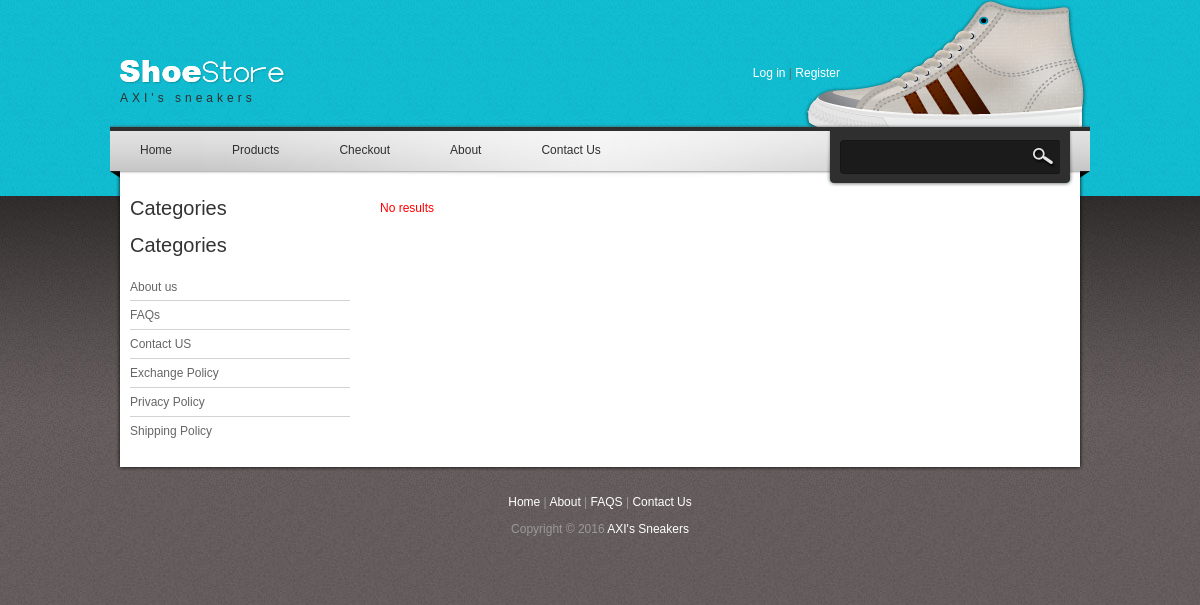
Before: /webpages/admin/reports/departmentsreport.php with the older database file.
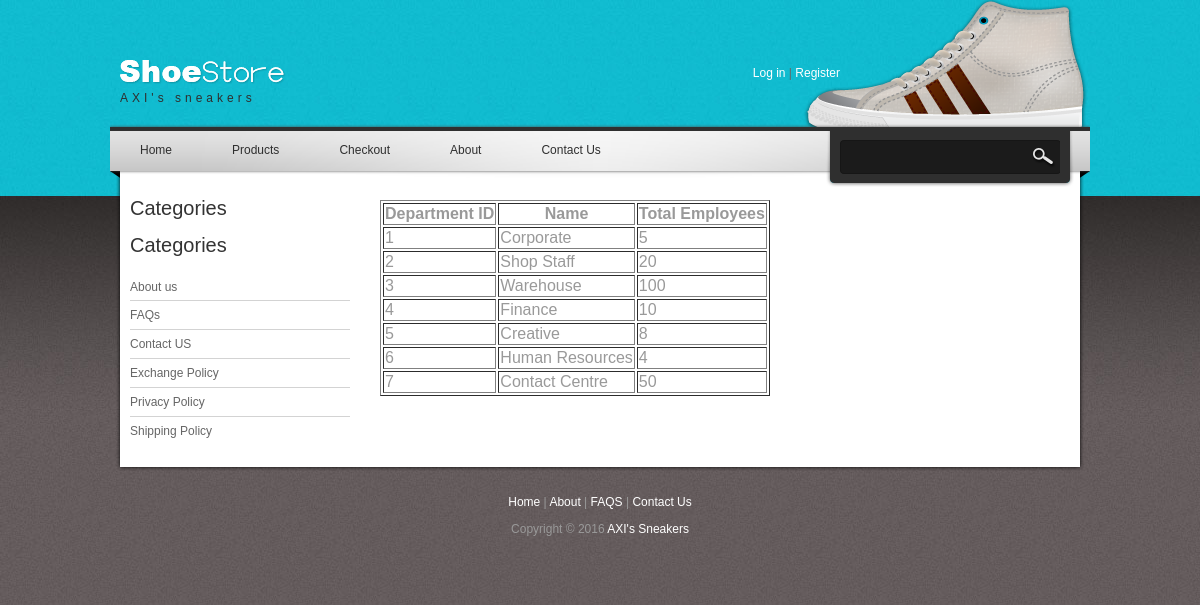
After: the same page with the newer database file.
### tables this page shows
CREATE TABLE IF NOT EXISTS `departments` (
  `DepartmentID` int(11) NOT NULL AUTO_INCREMENT,
  `DepartmentName` varchar(25) NOT NULL,
  `TotalEmployees` int(11) NOT NULL,
  PRIMARY KEY (`DepartmentID`)
);

### configuration/session.php (called while the page is built, shortened)
<?php
    include "config.php";
    $checkAccount = $_SESSION["loggedIn"];
    $sessionSQL = mysqli_query($conn,"select UserID, AccountType from users where UserName = '$checkAccount'");
    $row = mysqli_fetch_array($sessionSQL,MYSQLI_ASSOC);
    $accType = $row["AccountType"];
?>

### classes/SqlFunctions.php (the view, shortened to what this page needs)
<?php
class SqlFunctions
{
    public function departmentsReport($conn)
    {
        $sqlStatement = "Select * from departments";
        $result = mysqli_query($conn,$sqlStatement);
        if(mysqli_num_rows($result) > 0)
        {
            echo "<table border='1'><tr><th>Department ID</th><th>Name</th><th>Total Employees</th></tr>";
            while($row = mysqli_fetch_assoc($result))
            {
                echo "<tr><td>".$row["DepartmentID"]."</td><td>".$row["DepartmentName"]."</td><td>".$row["TotalEmployees"]."</td></tr>";
            }
            echo "</table>";
        }
        else
        {
            echo "<p id='errors'>No results</p>";
        }
    }
}
?>

### webpages/admin/reports/departmentsreport.php (shortened to what this page needs)
<?php
    @include "../../../configuration/session.php";
    include_once "../../../classes/SqlFunctions.php";
    if(class_exists("SqlFunctions"))
    {
        $sqlFunctions = new SqlFunctions();
    }
    @include "../../../configuration/config.php";
?>
<html>
    <head>
        <link rel="stylesheet" type="text/css" href="../../../css/style.css">
        <link rel="stylesheet" type="text/css" href="../../../css/slider.css">
        <link rel="stylesheet" type="text/css" href="../../../css/smoothMenu.css">
    </head>
    <body>
        <div id="bodyWrapper">
            <div id="innerWrapper">
                <div id="header">
                    <div id="siteTitle"><h1><a href="../../../index.php">AXI's sneakers</a></h1></div>
                    <div id="headerRight">
                        <?php
                            if(isset($_SESSION["loggedIn"]) && $accType == "Customer")
                            {
                                echo "<p>Hi, $name $surname | <a href='../../shoppingcart.php'>My Cart</a> | <a href='../../checkout.php'>Checkout</a> | <a href='../../logout.php'>Logout</a></p>";
                            }
                            else if(isset($_SESSION["loggedIn"]) && $accType == "Admin")
                            {
                                echo "<p>Hi, $name| <a href='../../logout.php'>Logout</a></p>";
                            }
                            else
                            {
                                echo "<p><a href='../../login.php'>Log in</a> | <a href='../../register.php'>Register</a></p>";
                            }
                        ?>
                    </div>
                </div>
                <div id="menuBar">
                    <div id="topNav" class="smoothMenu">
                        <ul>
                            <li><a href="../../../index.php">Home</a></li>
                            <li><a href="../../products.php">Products</a></li>
                            <li><a href="../../checkout.php">Checkout</a></li>
                            <li><a href="../../about.php">About</a></li>
                            <li><a href="../../contact.php">Contact Us</a></li>
                        </ul>
                        <br style="clear: left" />
                    </div>
                    <div id="search">
                        <form action="../../searchresults.php" method="get">
                            <input type="text" value="" name="keyword" class="txtSearch" />
                            <input type="submit" name="Search" value=" " alt="Search" class="subBtn"  />
                        </form>
                    </div>
                </div>
                <div id="main">
                    <div id="sidebar" class="floatLeft">
                        <div class="sidebarBox"><span class="bottom"></span>
                            <h3>Categories</h3>
                            <div class="content">
                                <ul class="sidebarList">
                                    <?php
                                       if(isset($_SESSION["loggedIn"]) & $accType == "Customer")
                                        {
                                            echo "<h3>Categories</h3>";
                                            echo "<li class='first'><a href='../../customers/MyProfile.php'>My Profile</a></li>";
                                            echo "<li><a href='../../about.php'>About us</a></li>";
                                            echo "<li><a href='../../faqs.php'>FAQs</a></li>";
                                            echo "<li><a href='../../contact.php'>Contact US</a></li>";
                                            echo "<li><a href='../../exchangepolicy.php'>Exchange Policy</a></li>";
                                            echo "<li><a href='../../privacypolicy.php'>Privacy Policy</a></li>";
                                            echo "<li class='last'><a href='../../shippingpolicy.php'>Shipping Policy</a></li>";
                                        }
                                        else if(!isset($_SESSION["loggedIn"]))
                                        {
                                            echo "<h3>Categories</h3>";
                                            echo "<li class='first'><a href='../../about.php'>About us</a></li>";
                                            echo "<li><a href='../../faqs.php'>FAQs</a></li>";
                                            echo "<li><a href='../../contact.php'>Contact US</a></li>";
                                            echo "<li><a href='../../exchangepolicy.php'>Exchange Policy</a></li>";
                                            echo "<li><a href='../../privacypolicy.php'>Privacy Policy</a></li>";
                                            echo "<li class='last'><a href='../../shippingpolicy.php'>Shipping Policy</a></li>";
                                        }
                                    ?>
                                </ul>
                            </div>
                        </div>
                    </div>
                    <div id="content" class="floatRight">
                        <?php
                            $sqlFunctions->departmentsReport($conn);
                        ?>
                    </div>
                </div>
                <div id="footer">
                     <?php
                        echo"<p><a href='../../../index.php'>Home</a> | <a href='../../about.php'>About</a> | <a href='../../faqs.php'>FAQS</a> | <a href='../../contact.php'>Contact Us</a></p>";
                        echo "<p>Copyright © 2016 <a href='../../../index.php'>AXI's Sneakers</a></p>";
                    ?>
                </div>
            </div>
        </div>
    </body>
</html>

### css/style.css (style rules this page uses)
body { margin: 0; padding: 0; color: #999; font-family: Tahoma, Geneva, sans-serif; font-size: 12px; line-height: 1.4em; background: #665f5f url(../images/body.jpg) repeat; }
a, a:link, a:visited { color: #0299aa; font-weight: normal; text-decoration: none }
p { margin: 0 0 10px 0; padding: 0; }
h1, h2, h3, h4, h5, h6 { color: #333; font-weight: normal; }
h1 { font-size: 30px; margin: 0 0 30px; padding: 5px 0 }
h3 { font-size: 20px; margin: 0 0 20px; padding: 0; }
.floatLeft { float: left }
.floatRight { float: right }
#bodyWrapper { width: 100%; background: url(../images/bodyTop.jpg) repeat-x top }
#innerWrapper { width: 980px; margin: 0 auto; }
#header { width: 960px; height: 70px; padding: 30px 10px; background: url(../images/headerBg.png) no-repeat bottom; }
#menuBar { width: 980px; height: 60px; background: url(../images/menubar.png) no-repeat; }
#main { width: 940px; padding: 10px 20px; background: url(../images/mainBg.png) repeat-y }
#content { width: 690px }
#sidebar { width: 220px }
#footer { width: 960px; padding: 30px 10px; text-align: center; background: url(../images/footer.png) no-repeat top }
#siteTitle { float: left; margin-top: 30px; }
#siteTitle h1 { margin: 0; padding: 0 }
#siteTitle h1 a { display: block; width: 300px; height: 40px; padding-top: 30px; font-size: 12px; letter-spacing: 4px; color: #2f2f2f; text-align: left; background: url(../images/logo.png) no-repeat top left }
#headerRight { float: right; margin: 35px 240px 0 0; color: #666; }
#headerRight a { color: #fff }
#search { float: right; margin: 10px 30px 0; width: 220px; height: 34px; background: url(../images/searchBg.png) }
#search form { margin: 0; padding: 0; }
#search .txtSearch { float: left; display: block; height: 22px; line-height: 22px; width: 170px; color: #999; font-size: 12px; padding: 5px; font-variant: normal; border: none; background: none; }
#search .subBtn { float: right; display: block; color: #fff; height: 33px; width: 40px; font-size: 11px; font-weight: 700; line-height: 26px; cursor: pointer; border: none; background: none; }
#sidebar .sidebarList { margin: 0; padding: 0 0 10px; list-style: none; }
#sidebar .sidebarList li { display: block; margin: 0; padding: 5px 0; border-top: 1px solid #fff; border-bottom: 1px solid #d3d3d3 }
#sidebar .sidebarList li.first { border-top: none }
#sidebar .sidebarList li.last { border-bottom: none }
#sidebar .sidebarList li a { color: #666; }
#footer { color: #999 }
#footer a { color: #fff; }
#errors { color: red; }

### css/smoothMenu.css (style rules this page uses)
.smoothMenu { float: left; }
.smoothMenu ul { z-index:100; margin: 0; padding: 0; list-style-type: none; }
.smoothMenu ul li { position: relative; display: inline; float: left; }
.smoothMenu ul li a { display: block; padding: 0 30px; height: 40px; line-height: 40px; font-size: 12px; color: #2f2f2f; text-decoration: none; outline: none; text-align: center; }

Changed rows visible on the page:
added departments: DepartmentID "1", DepartmentName "Corporate", TotalEmployees "5"
added departments: DepartmentID "2", DepartmentName "Shop Staff", TotalEmployees "20"
added departments: DepartmentID "3", DepartmentName "Warehouse", TotalEmployees "100"
added departments: DepartmentID "4", DepartmentName "Finance", TotalEmployees "10"
added departments: DepartmentID "5", DepartmentName "Creative", TotalEmployees "8"
added departments: DepartmentID "6", DepartmentName "Human Resources", TotalEmployees "4"
added departments: DepartmentID "7", DepartmentName "Contact Centre", TotalEmployees "50"
Other visible differences:
text no longer shown: "No results"
text now shown: "Department ID Name Total Employees"
